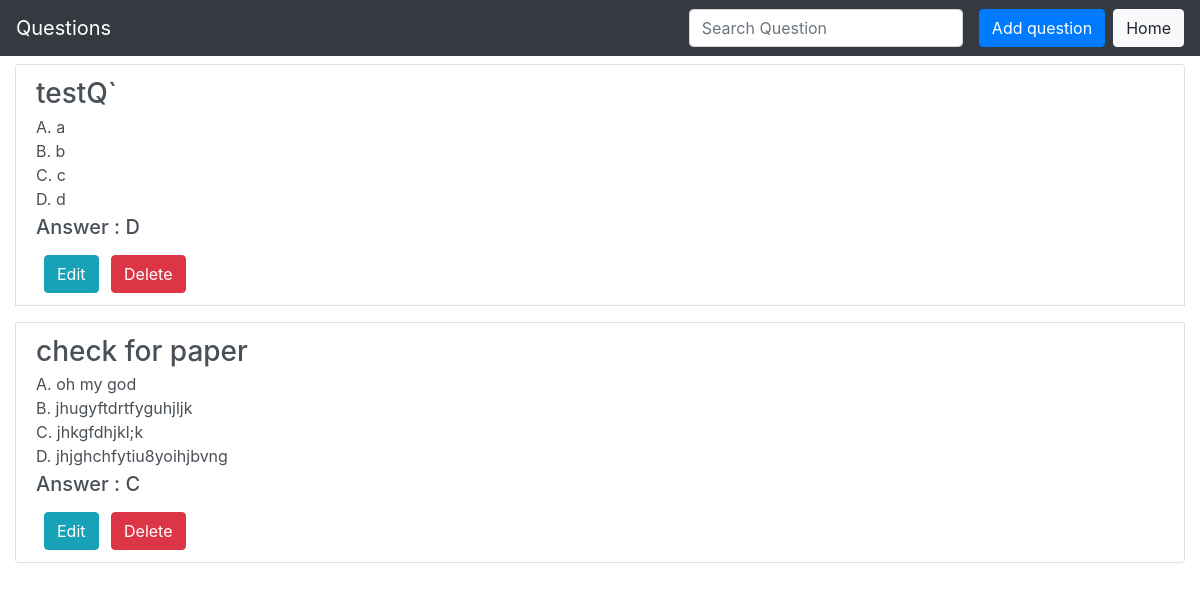
The app's page /prof/profusername/question/view_all_ques (signed in), older data.
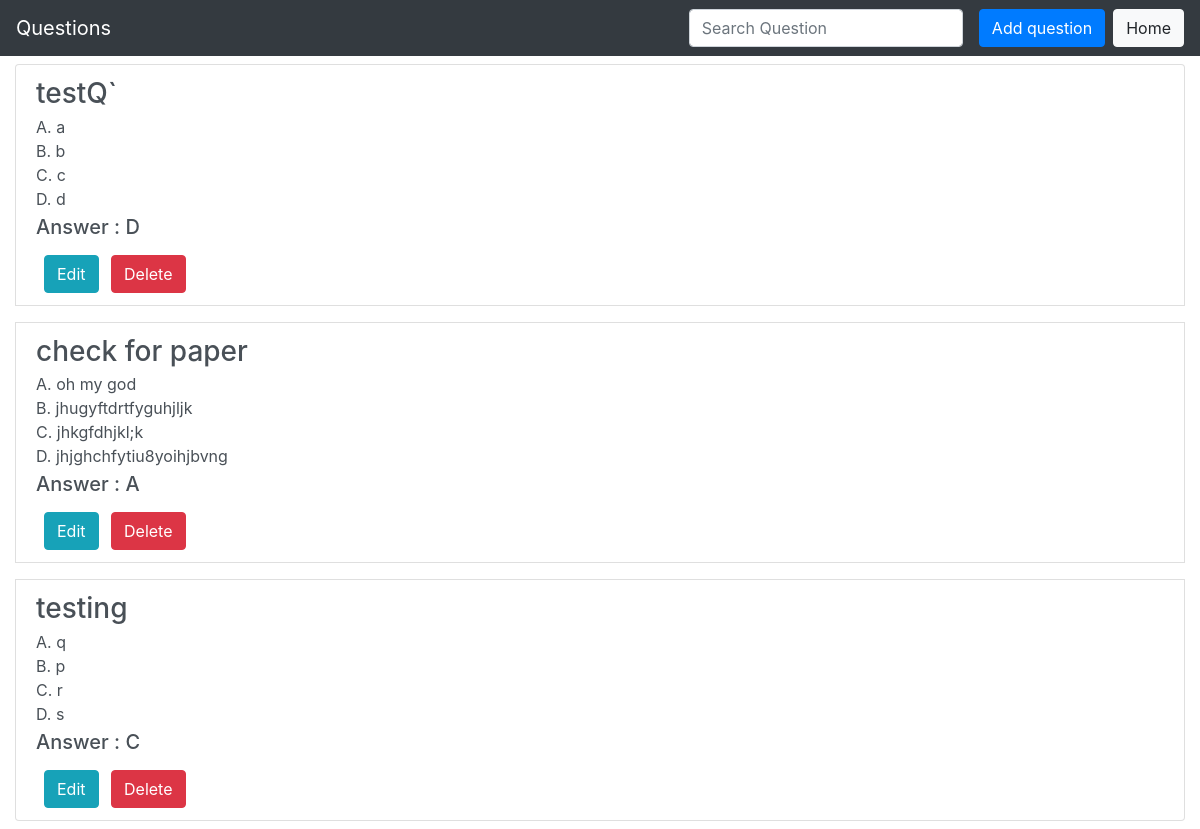
The same page, newer data.
### main/models.py (models this page shows, shortened)
class Question_DB(models.Model):
    professor = models.ForeignKey(User, limit_choices_to={
                                  'groups__name': "Professor"}, on_delete=models.CASCADE, null=True, blank=True)
    qno = models.AutoField(primary_key=True)
    question = models.CharField(max_length=100)
    optionA = models.CharField(max_length=100)
    optionB = models.CharField(max_length=100)
    optionC = models.CharField(max_length=100)
    optionD = models.CharField(max_length=100)
    answer = models.CharField(max_length=200)

### prof/views/question.py (the view, shortened to what this page needs)
def view_all_ques(request, prof_username):
    prof = User.objects.get(username=prof_username)
    if request.user == prof:
        return render(request, 'prof/question/view_all_questions.html', {
            'question_db': Question_DB.objects.filter(professor=prof), 'prof': prof
        })
    else:
        return HttpResponseForbidden("You are not allowed to view this page. Please change url to original values to return.")

### prof/templates/prof/question/view_all_questions.html (shortened to what this page needs)
{% load static %}
<!DOCTYPE html>
<html lang="en">
<head>
    <link rel="stylesheet" href="https://maxcdn.bootstrapcdn.com/bootstrap/4.2.1/css/bootstrap.min.css">
    <link rel="stylesheet" href="https://stackpath.bootstrapcdn.com/font-awesome/4.7.0/css/font-awesome.min.css">
</head>
<body>
    <nav class="navbar navbar-expand-lg navbar-dark bg-dark">
        <a class="navbar-brand" href="#">Questions</a>
        <div class="collapse navbar-collapse" id="navbarSupportedContent">
            <ul class="navbar-nav mr-auto">
                <li class="nav-item active">
                    <a class="nav-link" href="#"><span class="sr-only">(current)</span></a>
                </li>
            </ul>
            <form class="form-inline my-2 my-lg-0">
                <input id='searchQuestion' class="form-control mr-sm-2" type="search" placeholder="Search Question"
                    aria-label="Search">
            </form>
            <a class="btn btn-primary mx-2" href="{% url 'prof:add_question' prof.username %}">Add question</a><br>
            <a class="btn btn-light" href="{% url 'prof:index' prof.username %}">Home</a>
        </div>
    </nav>
    <div class="container-fluid">
        <div class="list-group">
            {% for ques in question_db %}
            <div class="list-group-item list-group-item-action flex-column align-items-start my-2">
                <div class="d-flex w-100 justify-content-between">
                    <h3 class="mb-1">{{ ques.question }}</h3>
                </div>
                <p class="mb-1">
                    A. {{ques.optionA}}<br>
                    B. {{ques.optionB}}<br>
                    C. {{ques.optionC}}<br>
                    D. {{ques.optionD}}<br>
                    <h5>Answer : {{ques.answer}}</h5>
                </p>
                <form method="POST">
                    <a class="btn btn-info mx-2" href="{% url 'prof:edit_question' prof.username ques.qno %}">Edit</a>
                    <input class="btn btn-danger" type="submit"
                        onclick="return confirm('Are you sure you want to delete this question?')" value="Delete">
                </form>
            </div>
            {% empty %}
            <h3>No Questions available</h3>
            {% endfor %}
        </div>
    </div>
</body>
</html>

Row changes from the older to the newer data that the page shows:
changed Question_DB "check for paper": answer "C" → "A"
added Question_DB: question "testing", optionA "q", optionB "p", optionC "r", optionD "s", answer "C"
